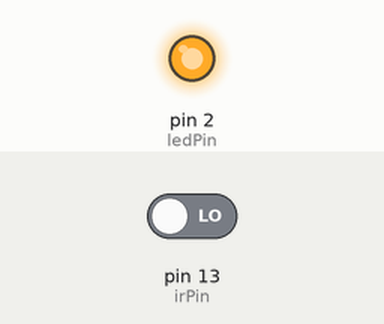
This sketch was run on a simulated Arduino Uno, built with avr-gcc and run on an emulated ATmega328P. On the bench: output pins drawn as LEDs (lit = HIGH). The inputs (shaded band) are chosen by the test bench; at power-on: pin 13 (irPin) LOW.

Above: at 1.2 s.
1.3 s: pin 13 (irPin) driven HIGH
At 1.6 s:
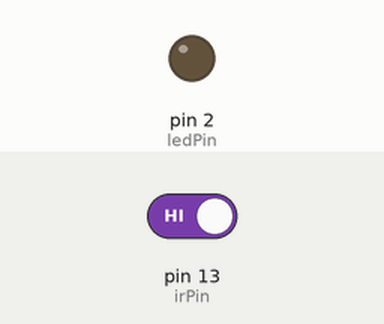
2.8 s: pin 13 (irPin) driven LOW
At 4.0 s:
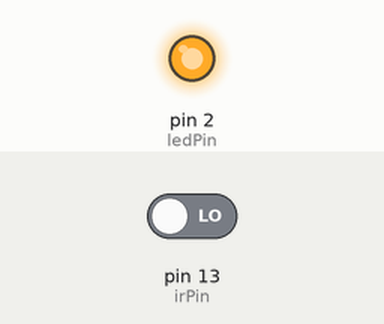
Timing chart, 0 to 5.8 s (numbered marks = the images above; inputs shaded):
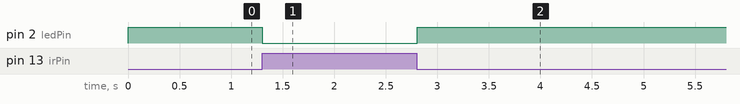

The sketch:

obstical_avoidance.ino
```cpp
const int irPin = 13;
const int ledPin = 2;

int irValue;

void setup() {
  pinMode(irPin, INPUT);
  pinMode(ledPin, OUTPUT);

}

void loop() {
  irValue = digitalRead(irPin);

  if(irValue == HIGH){
    digitalWrite(ledPin, LOW);
  }else{
    digitalWrite(ledPin, HIGH);
  }

  delay(10);
}
```

Measured:
- after the input at 1.3 s, pin 2 (ledPin): HIGH → LOW at once
- after the input at 2.8 s, pin 2 (ledPin): LOW → HIGH at once
